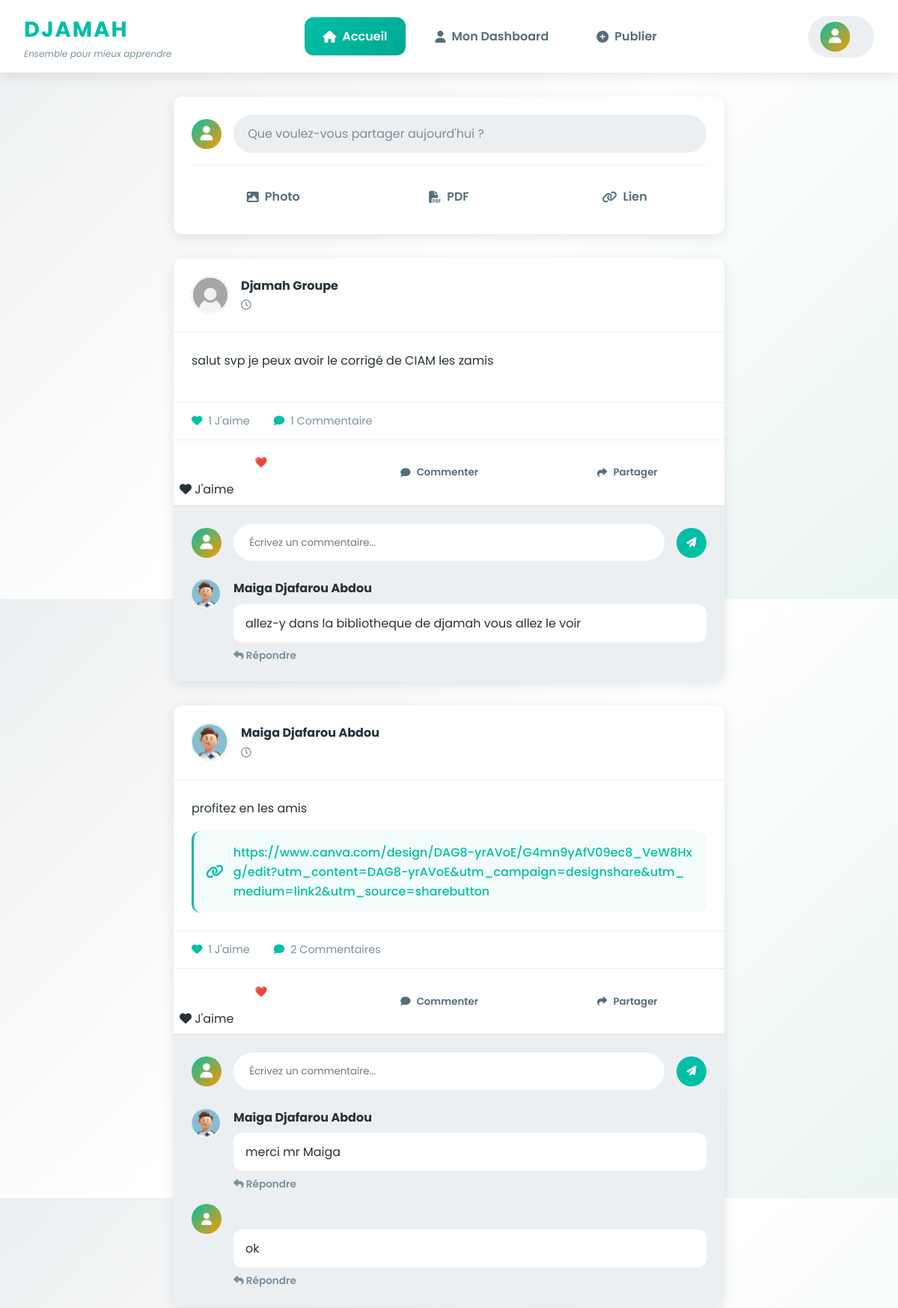
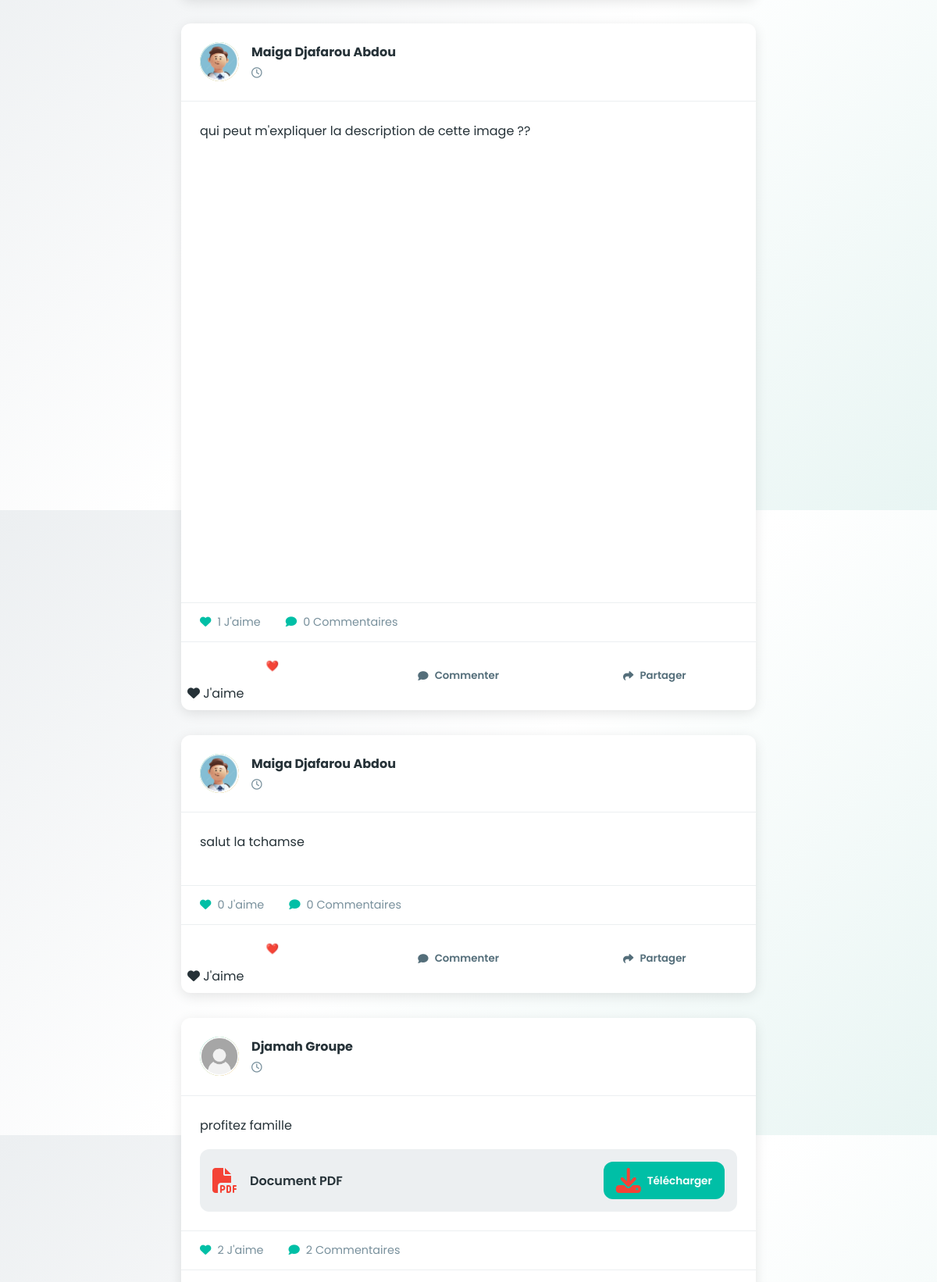
Screenshot of / (signed in, upper part) with the database file from the repository (2 pictures, top to bottom).
### publications/models.py (models this page shows, shortened)
class Posts(models.Model):
    author = models.ForeignKey(User, on_delete=models.SET_NULL, null=True, related_name='posts')
    content = models.TextField(verbose_name="Contenu")
    image = models.ImageField(upload_to='post_images/', blank=True, null=True)
    pdf = models.FileField(upload_to='post_pdf/', blank=True, null=True)
    url = models.URLField(blank=True, null=True, verbose_name="Lien externe")
    slug = models.SlugField(max_length=60, blank=True)
    published = models.BooleanField(default=True)
    created_at = models.DateTimeField(auto_now_add=True)
    class Meta:
        ordering = ['-created_at']

class Comment(models.Model):
    user = models.ForeignKey(User, on_delete=models.CASCADE)
    post = models.ForeignKey(Posts, on_delete=models.CASCADE, related_name='comments')
    content = models.TextField(verbose_name="Commentaire")
    parent = models.ForeignKey('self', null=True, blank=True, related_name='replies', on_delete=models.CASCADE)
    created_at = models.DateTimeField(auto_now_add=True)
    class Meta:
        ordering = ['created_at']

### accounts/models.py (models this page shows, shortened)
class Profile(models.Model):
    user = models.OneToOneField(User, on_delete=models.CASCADE)
    bio = models.TextField(blank=True)
    avatar = models.ImageField(
        upload_to="profile_images",
        default='image.png',
        blank=True,
        null=True
    )
    ecole = models.CharField(max_length=200, blank=True)

class User(AbstractUser):
    username = None
    email = models.EmailField(unique=True)
    NIVEAU_STUDENT = [
        ('2ndeA', '2nde A'),
        ('2ndeC', '2nde C'),
        ('1ereA', '1ère A'),
        ('1ereC', '1ère C'),
        ('1ereD', '1ère D'),
        ('TleA', 'Terminale A'),
        ('TleC', 'Terminale C'),
        ('TleD', 'Terminale D'),
        ('L1_INFO', 'Licence 1 Informatique'),
        ('L2_INFO', 'Licence 2 Informatique'),
        ('L3_INFO', 'Licence 3 Informatique'),
    ]
    classe = models.CharField(
        max_length=20,
        choices=NIVEAU_STUDENT,
        blank=True
    )
    USERNAME_FIELD = 'email'
    REQUIRED_FIELDS = []
    objects = UserManager()

### publications/views.py (the view)
# urls.py: path('', views.home, name='home'),
def home(request):
    posts = Posts.objects.filter(published=True)
    return render(request, "index.html", {'posts': posts})

### accounts/templates/index.html (shortened to what this page needs)
{% load static %}
<!DOCTYPE html>
<html lang="fr">
<head>
    <link rel="stylesheet" href="https://cdnjs.cloudflare.com/ajax/libs/font-awesome/6.5.0/css/all.min.css">
    <link rel="stylesheet" href="{% static 'home.css' %}">
</head>
<body>
<header class="navbar">
    <div class="nav-container">
        <div class="logo">
            <h1>DJAMAH</h1>
            <p class="tagline">Ensemble pour mieux apprendre</p>
        </div>
        <nav class="nav-menu">
            <a href="{% url 'home' %}" class="nav-link active">
                <i class="fas fa-home"></i>
                <span>Accueil</span>
            </a>
            {% if user.is_authenticated %}
            <a href="#" class="nav-link">
                <i class="fas fa-user"></i>
                <span>Mon Dashboard</span>
            </a>
            <a href="{% url 'create_posts' %}" class="nav-link">
                <i class="fas fa-plus-circle"></i>
                <span>Publier</span>
            </a>
            {% endif %}
        </nav>
        <div class="user-actions">
            {% if user.is_authenticated %}
            <div class="user-info">
                <div class="avatar-small">
                    {% if user.profile.avatar %}
                        <img src="{{ user.profile.avatar.url }}" alt="Avatar">
                    {% else %}
                        <i class="fas fa-user"></i>
                    {% endif %}
                </div>
            </div>
            {% endif %}
        </div>
    </div>
</header>
<main class="main-content">
    <div class="container">
        {% if user.is_authenticated %}
        <div class="quick-post-card">
            <div class="quick-post-header">
                <div class="avatar-small">
                    {% if user.profile.avatar %}
                        <img src="{{ user.profile.avatar.url }}" alt="Avatar">
                    {% else %}
                        <i class="fas fa-user"></i>
                    {% endif %}
                </div>
                <a href="{% url 'create_posts' %}" class="quick-post-input">
                    Que voulez-vous partager aujourd'hui ?
                </a>
            </div>
            <div class="quick-post-actions">
                <a href="{% url 'create_posts' %}" class="quick-action">
                    <i class="fas fa-image"></i> Photo
                </a>
                <a href="{% url 'create_posts' %}" class="quick-action">
                    <i class="fas fa-file-pdf"></i> PDF
                </a>
                <a href="{% url 'create_posts' %}" class="quick-action">
                    <i class="fas fa-link"></i> Lien
                </a>
            </div>
        </div>
        {% endif %}
        <div class="posts-feed">
            {% for post in posts %}
            <article class="post-card" data-post-id="{{ post.id }}">
                <div class="post-header">
                    <div class="post-author">
                        <div class="avatar-medium">
                            {% if post.author.profile.avatar %}
                                <img src="{{ post.author.profile.avatar.url }}" alt="{{ post.author.first_name }}">
                            {% else %}
                                <i class="fas fa-user"></i>
                            {% endif %}
                        </div>
                        <div class="author-info">
                            <h3 class="author-name">{{ post.author.first_name }} {{ post.author.last_name }}</h3>
                            <p class="post-time">
                                <i class="far fa-clock"></i> {{ post.date_posted|timesince }}
                            </p>
                        </div>
                    </div>
                </div>
                <div class="post-content">
                    <p class="post-text">{{ post.content }}</p>
                    {% if post.image %}
                    <div class="post-image">
                    </div>
                    {% endif %}
                    {% if post.pdf %}
                    <div class="post-attachment">
                        <i class="fas fa-file-pdf"></i>
                        <div class="attachment-info">
                            <span class="attachment-name">Document PDF</span>
                            <a href="{{ post.pdf.url }}" target="_blank" class="btn-download">
                                <i class="fas fa-download"></i> Télécharger
                            </a>
                        </div>
                    </div>
                    {% endif %}
                    {% if post.url %}
                    <div class="post-link">
                        <i class="fas fa-link"></i>
                        <a href="{{ post.url }}" target="_blank" rel="noopener">{{ post.url }}</a>
                    </div>
                    {% endif %}
                </div>
                <div class="post-stats">
                    <span class="stat-item">
                        <i class="fas fa-heart"></i> {{ post.likes.count }} J'aime
                    </span>
                    <span class="stat-item">
                        <i class="fas fa-comment"></i> {{ post.comments.count }} Commentaire{{ post.comments.count|pluralize }}
                    </span>
                </div>
                <div class="post-actions">
                    {% if user.is_authenticated %}
                    <form method="POST" action="{% url 'create_likes' post.id %}" class="action-form">
                        <button
    class="btn-action {% if post.id in liked_posts %}liked{% endif %}">
    ❤️
</button>
                            <i class="fas fa-heart"></i>
                            <span>J'aime</span>
                    </form>
                    {% else %}
                    <a href="{% url 'signin' %}" class="btn-action">
                        <i class="far fa-heart"></i>
                        <span>J'aime</span>
                    </a>
                    {% endif %}
                    <button class="btn-action btn-toggle-comments" data-post="{{ post.id }}">
                        <i class="fas fa-comment"></i>
                        <span>Commenter</span>
                    </button>
                    <button class="btn-action">
                        <i class="fas fa-share"></i>
                        <span>Partager</span>
                    </button>
                </div>
                <div class="comments-section" id="comments-{{ post.id }}">
                    {% if user.is_authenticated %}
                    <div class="comment-form-container">
                        <form method="POST" action="{% url 'create_comments' post.id %}" class="comment-form">
                            <div class="avatar-small">
                                {% if user.profile.avatar %}
                                    <img src="{{ user.profile.avatar.url }}" alt="Avatar">
                                {% else %}
                                    <i class="fas fa-user"></i>
                                {% endif %}
                            </div>
                            <input
                                type="text"
                                name="content"
                                placeholder="Écrivez un commentaire..."
                                required
                                class="comment-input"
                            >
                            <button type="submit" class="btn-send-comment">
                                <i class="fas fa-paper-plane"></i>
                            </button>
                        </form>
                    </div>
                    {% endif %}
                    <div class="comments-list">
                        {% for comment in post.comments.all %}
                            {% if not comment.parents %}
                            <div class="comment-item">
                                <div class="comment-avatar">
                                    {% if comment.user.profile.avatar %}
                                        <img src="{{ comment.user.profile.avatar.url }}" alt="{{ comment.user.first_name }}">
                                    {% else %}
                                        <i class="fas fa-user"></i>
                                    {% endif %}
                                </div>
                                <div class="comment-content">
                                    <div class="comment-header">
                                        <span class="comment-author">{{ comment.user.first_name }} {{ comment.user.last_name }}</span>
                                    </div>
                                    <p class="comment-text">{{ comment.content }}</p>
                                    <div class="comment-actions">
                                        {% if user.is_authenticated %}
                                        <button class="btn-comment-action btn-toggle-reply" data-comment="{{ comment.id }}">
                                            <i class="fas fa-reply"></i> Répondre
                                        </button>
                                        {% endif %}
                                    </div>
                                </div>
                            </div>
                            {% endif %}
                        {% endfor %}
                    </div>
                </div>
            </article>
            {% endfor %}
        </div>
    </div>
</main>
</body>
</html>

### rows the page displays
Posts: author.profile.avatar (picture), author.first_name "Djamah", author.last_name "Groupe", content "salut svp je peux avoir le corrigé de CIAM les zamis", likes.count "1", comments.count "1", shows "J'aime"
Comment: user.profile.avatar (picture), user.first_name "Maiga", user.last_name "Djafarou Abdou", content "allez-y dans la bibliotheque de djamah vous allez le voir"
Posts: author.profile.avatar (picture), author.first_name "Maiga", author.last_name "Djafarou Abdou", content "profitez en les amis", url "https://www.canva.com/design/DAG8-yrAVoE/G4mn9yAfV09ec8_VeW8Hxg/edit?utm_content=DAG8-yrAVoE&utm_campaign=designshare&utm_medium=link2&utm_source=sharebutton", likes.count "1", comments.count "2", shows "J'aime"
Comment: user.profile.avatar (picture), user.first_name "Maiga", user.last_name "Djafarou Abdou", content "merci mr Maiga"
Comment: content "ok"
Posts: author.profile.avatar (picture), author.first_name "Maiga", author.last_name "Djafarou Abdou", content "qui peut m'expliquer la description de cette image ??", likes.count "1", comments.count "0", shows "J'aime"
Posts: author.profile.avatar (picture), author.first_name "Maiga", author.last_name "Djafarou Abdou", content "salut la tchamse", likes.count "0", comments.count "0", shows "J'aime"
Posts: author.profile.avatar (picture), author.first_name "Djamah", author.last_name "Groupe", content "profitez famille", likes.count "2", comments.count "2"
